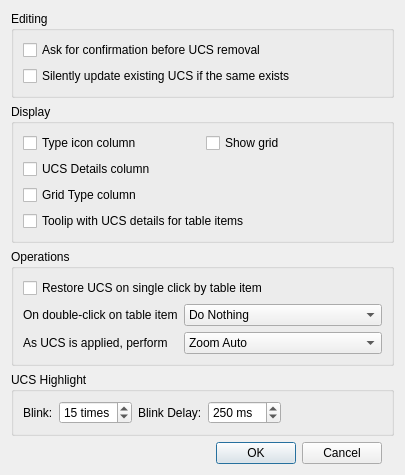
<?xml version="1.0" encoding="UTF-8"?>
<ui version="4.0">
 <class>LC_DlgUCSListOptions</class>
 <widget class="QDialog" name="LC_DlgUCSListOptions">
  <property name="geometry">
   <rect>
    <x>0</x>
    <y>0</y>
    <width>392</width>
    <height>458</height>
   </rect>
  </property>
  <property name="windowTitle">
   <string>UCS List Options</string>
  </property>
  <layout class="QGridLayout" name="gridLayout">
   <item row="2" column="0" colspan="3">
    <widget class="QGroupBox" name="groupBox">
     <property name="title">
      <string>Display</string>
     </property>
     <layout class="QGridLayout" name="gridLayout_2">
      <item row="3" column="0" colspan="2">
       <widget class="QCheckBox" name="cbShowTooltip">
        <property name="toolTip">
         <string>If сhecked, the tooltip with additional information about UCS will be shown for table item.</string>
        </property>
        <property name="text">
         <string>Toolip with UCS details for table items</string>
        </property>
       </widget>
      </item>
      <item row="0" column="0">
       <widget class="QCheckBox" name="cbShowTypeIcon">
        <property name="toolTip">
         <string>If checked, the column with icon for type of UCS will be shown in the table. </string>
        </property>
        <property name="text">
         <string>Type icon column</string>
        </property>
       </widget>
      </item>
      <item row="1" column="0">
       <widget class="QCheckBox" name="cbShowPositionAndAngle">
        <property name="toolTip">
         <string>If checked, column with details of UCS origin and angle will be shown in the table</string>
        </property>
        <property name="text">
         <string>UCS Details column</string>
        </property>
       </widget>
      </item>
      <item row="2" column="0">
       <widget class="QCheckBox" name="cbShowGridType">
        <property name="toolTip">
         <string>If checked, the column with type of grid for UCS will be shown</string>
        </property>
        <property name="text">
         <string>Grid Type column</string>
        </property>
       </widget>
      </item>
      <item row="0" column="1">
       <widget class="QCheckBox" name="cbShowGrid">
        <property name="toolTip">
         <string>If selected, grid lines will be drawn</string>
        </property>
        <property name="text">
         <string>Show grid</string>
        </property>
       </widget>
      </item>
     </layout>
    </widget>
   </item>
   <item row="6" column="0">
    <widget class="QDialogButtonBox" name="buttonBox">
     <property name="orientation">
      <enum>Qt::Orientation::Horizontal</enum>
     </property>
     <property name="standardButtons">
      <set>QDialogButtonBox::StandardButton::Cancel|QDialogButtonBox::StandardButton::Ok</set>
     </property>
    </widget>
   </item>
   <item row="0" column="0" colspan="3">
    <widget class="QGroupBox" name="groupBox_2">
     <property name="title">
      <string>Editing</string>
     </property>
     <layout class="QGridLayout" name="gridLayout_3">
      <item row="0" column="0">
       <widget class="QCheckBox" name="cbRemovalConfirmation">
        <property name="toolTip">
         <string>If selected, confirmation dialog will be shown on removal of the view. Otherwise, view will be removed silently. </string>
        </property>
        <property name="text">
         <string>Ask for confirmation before UCS removal</string>
        </property>
       </widget>
      </item>
      <item row="1" column="0">
       <widget class="QCheckBox" name="cbSilentUpdate">
        <property name="toolTip">
         <string>If checked and during creation the view with entered name already exists, it will be updated by new position. Otherwise, unique name of new view will be required.</string>
        </property>
        <property name="text">
         <string>Silently update existing UCS if the same exists</string>
        </property>
       </widget>
      </item>
     </layout>
    </widget>
   </item>
   <item row="3" column="0" colspan="3">
    <widget class="QGroupBox" name="groupBox_3">
     <property name="title">
      <string>Operations</string>
     </property>
     <layout class="QGridLayout" name="gridLayout_4">
      <item row="2" column="0">
       <widget class="QLabel" name="label">
        <property name="text">
         <string>As UCS is applied, perform</string>
        </property>
       </widget>
      </item>
      <item row="2" column="1">
       <widget class="QComboBox" name="cbUCSApplyPolicy">
        <property name="toolTip">
         <string>Defines how drawing's view window should be adjusted after UCS is applied</string>
        </property>
        <item>
         <property name="text">
          <string>Zoom Auto</string>
         </property>
        </item>
        <item>
         <property name="text">
          <string>Pan, UCS Origin in Center</string>
         </property>
        </item>
        <item>
         <property name="text">
          <string>Pan, UCS Origin in Left-Bottom</string>
         </property>
        </item>
       </widget>
      </item>
      <item row="0" column="0" colspan="2">
       <widget class="QCheckBox" name="cbSingleClickRestore">
        <property name="toolTip">
         <string>If enabled, click on the table item will apply coordinates system. Otherwise, coordinates system should be applied explicitly.</string>
        </property>
        <property name="text">
         <string>Restore UCS on single click by table item</string>
        </property>
       </widget>
      </item>
      <item row="1" column="1">
       <widget class="QComboBox" name="cbDoubleClickPolicy">
        <property name="toolTip">
         <string>Defines which action should be performed on double click on the item of the table. </string>
        </property>
        <item>
         <property name="text">
          <string>Do Nothing</string>
         </property>
        </item>
        <item>
         <property name="text">
          <string>Edit UCS</string>
         </property>
        </item>
        <item>
         <property name="text">
          <string>Apply UCS</string>
         </property>
        </item>
        <item>
         <property name="text">
          <string>Highlight UCS</string>
         </property>
        </item>
       </widget>
      </item>
      <item row="1" column="0">
       <widget class="QLabel" name="lblDoubleClick">
        <property name="text">
         <string>On double-click on table item</string>
        </property>
       </widget>
      </item>
     </layout>
    </widget>
   </item>
   <item row="4" column="0" colspan="3">
    <widget class="QGroupBox" name="groupBox_4">
     <property name="title">
      <string>UCS Highlight</string>
     </property>
     <layout class="QGridLayout" name="gridLayout_5">
      <item row="0" column="3">
       <widget class="QSpinBox" name="sbHighlightBlinkDelay">
        <property name="toolTip">
         <string>Defines delay between UCS marker blinks</string>
        </property>
        <property name="suffix">
         <string> ms</string>
        </property>
        <property name="minimum">
         <number>50</number>
        </property>
        <property name="maximum">
         <number>1000</number>
        </property>
        <property name="singleStep">
         <number>25</number>
        </property>
        <property name="value">
         <number>250</number>
        </property>
       </widget>
      </item>
      <item row="0" column="0">
       <widget class="QLabel" name="label_2">
        <property name="text">
         <string>Blink:</string>
        </property>
       </widget>
      </item>
      <item row="0" column="2">
       <widget class="QLabel" name="label_3">
        <property name="text">
         <string>Blink Delay:</string>
        </property>
       </widget>
      </item>
      <item row="0" column="1">
       <widget class="QSpinBox" name="sbHighlightBlinkCount">
        <property name="toolTip">
         <string>Defines amount of blinks of UCS marker for UCS highlighting</string>
        </property>
        <property name="suffix">
         <string> times</string>
        </property>
        <property name="minimum">
         <number>3</number>
        </property>
        <property name="maximum">
         <number>30</number>
        </property>
        <property name="value">
         <number>15</number>
        </property>
       </widget>
      </item>
      <item row="0" column="4">
       <spacer name="horizontalSpacer_2">
        <property name="orientation">
         <enum>Qt::Orientation::Horizontal</enum>
        </property>
        <property name="sizeHint" stdset="0">
         <size>
          <width>0</width>
          <height>20</height>
         </size>
        </property>
       </spacer>
      </item>
     </layout>
    </widget>
   </item>
   <item row="5" column="0">
    <spacer name="verticalSpacer">
     <property name="orientation">
      <enum>Qt::Orientation::Vertical</enum>
     </property>
     <property name="sizeHint" stdset="0">
      <size>
       <width>0</width>
       <height>0</height>
      </size>
     </property>
    </spacer>
   </item>
  </layout>
 </widget>
 <resources/>
 <connections>
  <connection>
   <sender>buttonBox</sender>
   <signal>accepted()</signal>
   <receiver>LC_DlgUCSListOptions</receiver>
   <slot>accept()</slot>
   <hints>
    <hint type="sourcelabel">
     <x>248</x>
     <y>254</y>
    </hint>
    <hint type="destinationlabel">
     <x>157</x>
     <y>274</y>
    </hint>
   </hints>
  </connection>
  <connection>
   <sender>buttonBox</sender>
   <signal>rejected()</signal>
   <receiver>LC_DlgUCSListOptions</receiver>
   <slot>reject()</slot>
   <hints>
    <hint type="sourcelabel">
     <x>316</x>
     <y>260</y>
    </hint>
    <hint type="destinationlabel">
     <x>286</x>
     <y>274</y>
    </hint>
   </hints>
  </connection>
 </connections>
</ui>
